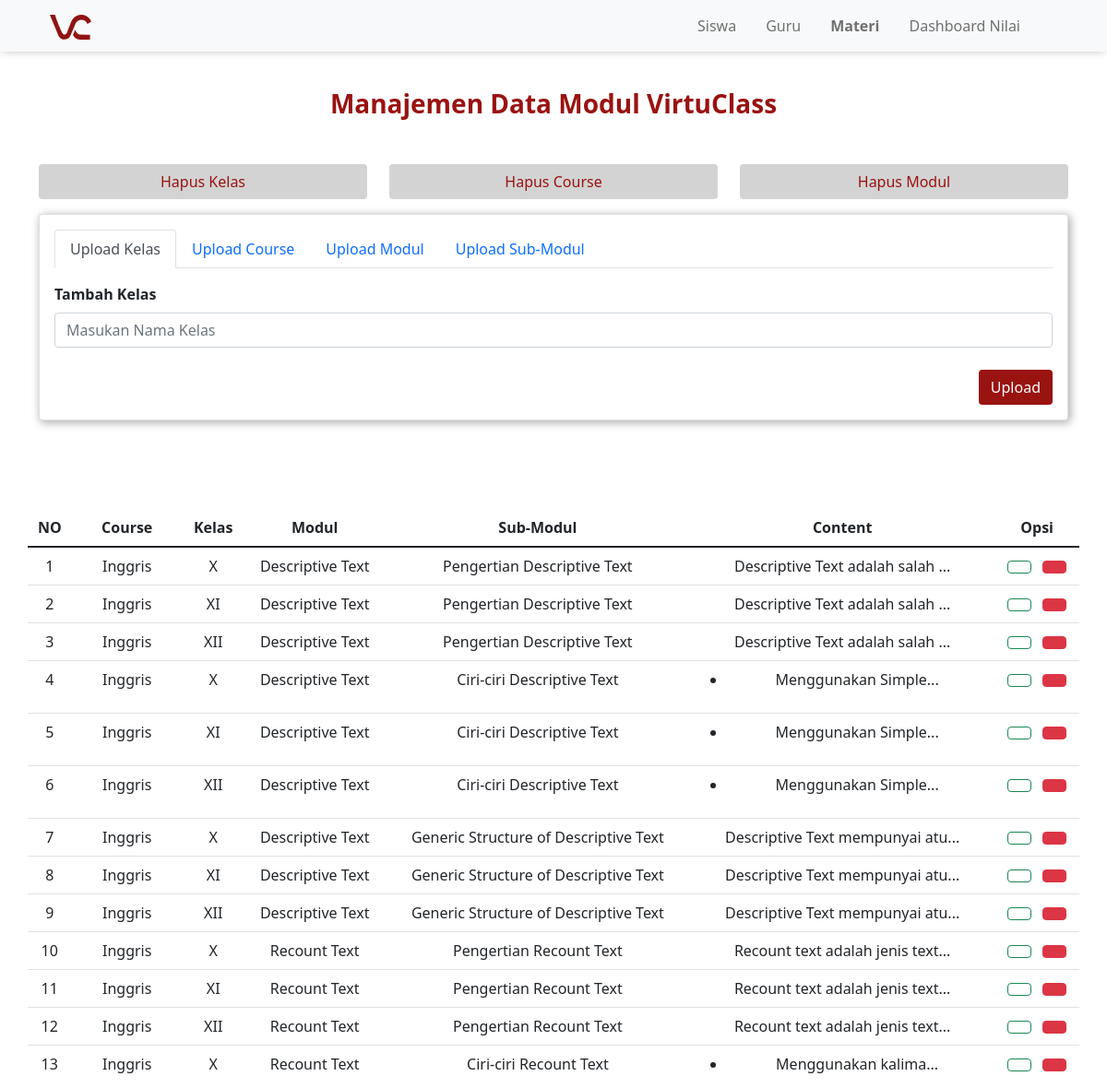
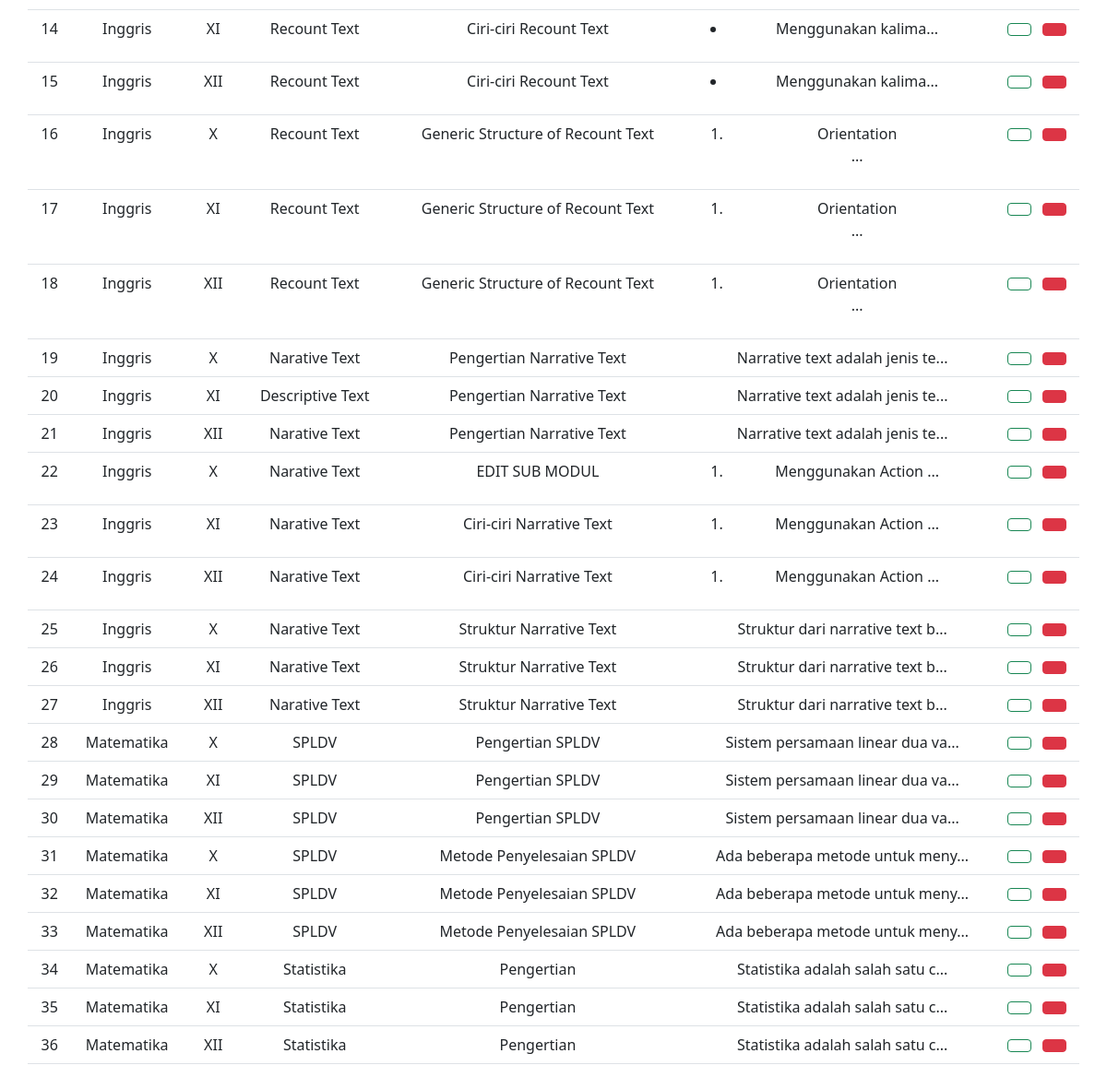
Screenshot of /admin/uploadMateri.php with the database file from the repository (2 pictures, top to bottom).
### tables this page shows
CREATE TABLE `submodul` (
  `id_submodul` int(11) NOT NULL,
  `judul_content` varchar(255) NOT NULL,
  `content` text NOT NULL,
  `id_modul` int(11) NOT NULL
);

CREATE TABLE `course` (
  `id_course` int(11) NOT NULL,
  `nama_course` varchar(100) NOT NULL,
  `url_bg` varchar(255) NOT NULL,
  `desc_course` varchar(255) NOT NULL,
  `id_kelas` int(11) NOT NULL
);

CREATE TABLE `kelas` (
  `id_kelas` int(11) NOT NULL,
  `nama_kelas` varchar(50) NOT NULL
);

CREATE TABLE `modul` (
  `id_modul` int(11) NOT NULL,
  `nama_modul` varchar(255) NOT NULL,
  `id_course` int(11) NOT NULL
);

### admin/uploadMateri.php (the view, shortened to what this page needs)
<?php
	include '../assets/php/function.php';
	$list_data = mysqli_query($conn, 'select judul_content, content, nama_modul, nama_course, nama_kelas, id_submodul from submodul a join modul b on a.id_modul = b.id_modul join course c on b.id_course = c.id_course join kelas d on c.id_kelas = d.id_kelas;');
?>
<!doctype html>
<html lang="en">
<head>
	<link rel="stylesheet" href="../assets/css/style.css">
	<link href="https://cdn.jsdelivr.net/npm/bootstrap@5.1.3/dist/css/bootstrap.min.css" rel="stylesheet">
</head>
<body>
	<nav class="navbar navbar-expand-lg navbar-light bg-light fixed-top" style="box-shadow: 0px 0px 10px -2px rgba(0,0,0,0.35);">
		<div class="container ps-4 pe-4">
			<a class="navbar-brand" href="#">
                <img src="../assets/img/virtuclass_logo.svg" width="15%" alt="virtuclass-logo">
            </a>
			<div class="collapse navbar-collapse" id="navbarNav">
				<ul class="navbar-nav ms-auto">
                    <li class="nav-item">
						<a class="nav-link" href="admin.php">Siswa&emsp;</a>
					</li>
					<li class="nav-item">
						<a class="nav-link" href="mgmt_guru.php">Guru&emsp;</a>
					</li>
					<li class="nav-item">
						<a class="nav-link" href="uploadMateri.php"><b>Materi</b>&emsp;</a>
					</li>
					<li class="nav-item">
						<a class="nav-link" href="Dashboard.php">Dashboard Nilai&emsp;</a>
					</li>
					<li class="nav-item">
						<a class="nav-link" href="../logout.php"><span class="iconify-inline" data-icon="carbon:logout"></span></a>
					</li>
				</ul>
			</div>
		</div>
	</nav>
	<br><br>
    <div class="container mt-5 mb-5">
		<h3 class="text-center mt-3 mb-5" style="color: #991311">
			<b>
				Manajemen Data Modul VirtuClass
			</b>
		</h3>
		<div class="row mb-3">
			<div class="col-4">
				<button type="button" class="btn" data-bs-toggle="modal" data-bs-target="#exampleModal1" style="width: 100%; background-color: lightgrey; color: #991311">
					Hapus Kelas
				</button>
			</div>
			<div class="col-4">
				<button type="button" class="btn" data-bs-toggle="modal" data-bs-target="#exampleModal2" style="width: 100%; background-color: lightgrey; color: #991311">
					Hapus Course
				</button>
			</div>
			<div class="col-4">
				<button type="button" class="btn" data-bs-toggle="modal" data-bs-target="#exampleModal3" style="width: 100%; background-color: lightgrey; color: #991311">
					Hapus Modul
				</button>
			</div>
		</div>
		<div class="card mb-5 mt-3" style="box-shadow: 2px 2px 10px 1px rgba(0,0,0,0.30);">
			<div class="card-body" style="width: 100%;">
				<nav>
					<div class="nav nav-tabs" id="nav-tab" role="tablist">
						<button class="nav-link active" id="nav-kelas-tab" data-bs-toggle="tab" data-bs-target="#nav-kelas" type="button" role="tab" aria-controls="nav-kelas" aria-selected="true">Upload Kelas</button>
						<button class="nav-link" id="nav-course-tab" data-bs-toggle="tab" data-bs-target="#nav-course" type="button" role="tab" aria-controls="nav-course" aria-selected="false">Upload Course</button>
						<button class="nav-link" id="nav-modul-tab" data-bs-toggle="tab" data-bs-target="#nav-modul" type="button" role="tab" aria-controls="nav-modul" aria-selected="false">Upload Modul</button>
						<button class="nav-link" id="nav-submodul-tab" data-bs-toggle="tab" data-bs-target="#nav-submodul" type="button" role="tab" aria-controls="nav-submodul" aria-selected="false">Upload Sub-Modul</button>
					</div>
				</nav>
				<div class="tab-content" id="nav-tabContent">
					<div class="tab-pane fade show active" id="nav-kelas" role="tabpanel" aria-labelledby="nav-kelas-tab">
						<form action="" method="post">
							<label class="mt-3 mb-2"><b>Tambah Kelas</b></label>
							<div class="input-group">
								<input type="text" class="form-control" name="nama_kelas" placeholder="Masukan Nama Kelas" required>
							</div>
							<button type="submit" name="upload_kelas" class="btn mt-4" style="float: right; background-color: #991311; color: white;" >Upload</button>
						</form>
					</div>
				</div>
			</div>
		</div>
		<br><br>
		<div class="row">
			<table class="table">
				<thead>
					<tr style="font-weight: bold; text-align:center;">
						<td>
							NO
						</td>
						<td>
							Course
						</td>
						<td>
							Kelas
						</td>
						<td>
							Modul
						</td>
						<td>
							Sub-Modul
						</td>
						<td>
							Content
						</td>
						<td>
							Opsi
						</td>
					</tr>
				</thead>
				<tbody style="text-align:center">
					<?php $no = 1; ?>
					<?php foreach ($list_data as $list) { ?>
						<tr>
							<td>
								<?=$no;?>
							</td>
							<td>
								<?=$list['nama_course']?>
							</td>
							<td>
								<?=$list['nama_kelas']?>
							</td>
							<td>
								<?=$list['nama_modul']?>
							</td>
							<td>
								<?=$list['judul_content']?>
							</td>
							<td>
								<?= substr_replace($list['content'], "...", 30);?>
							</td>
							<td>
								<a href="detail.php?id_submodul=<?php echo $list['id_submodul']; ?>" class="btn btn-outline-success" data-bs-toggle="modal" data-bs-target="#exampleModal4-<?php echo $list['id_submodul']; ?>"></a>
								<a href="hapus_submodul.php?id_submodul=<?= $list['id_submodul']; ?>" class="btn btn-danger"><span class="iconify-inline" data-icon="fluent:delete-20-regular" style="color: white;"></span></a>
							</td>
						</tr>
					<?php $no++ ?>
					<?php } ?>
				</tbody>
			</table>
		</div>
    </div>
</body>
</html>

### assets/css/style.css (style rules this page uses)
body { margin: 0; padding: 0; box-sizing: border-box; font-family: 'Poppins', sans-serif; font-size: 15px; }
a { text-decoration: none; }

### rows the page displays
submodul: course.nama_course "Inggris", kelas.nama_kelas "X", id_modul.nama_modul "Descriptive Text", judul_content "Pengertian Descriptive Text", content "Descriptive Text adalah salah ..."
submodul: course.nama_course "Inggris", kelas.nama_kelas "XI", id_modul.nama_modul "Descriptive Text", judul_content "Pengertian Descriptive Text", content "Descriptive Text adalah salah ..."
submodul: course.nama_course "Inggris", kelas.nama_kelas "XII", id_modul.nama_modul "Descriptive Text", judul_content "Pengertian Descriptive Text", content "Descriptive Text adalah salah ..."
submodul: course.nama_course "Inggris", kelas.nama_kelas "X", id_modul.nama_modul "Descriptive Text", judul_content "Ciri-ciri Descriptive Text", content "Menggunakan Simple..."
submodul: course.nama_course "Inggris", kelas.nama_kelas "XI", id_modul.nama_modul "Descriptive Text", judul_content "Ciri-ciri Descriptive Text", content "Menggunakan Simple..."
submodul: course.nama_course "Inggris", kelas.nama_kelas "XII", id_modul.nama_modul "Descriptive Text", judul_content "Ciri-ciri Descriptive Text", content "Menggunakan Simple..."
submodul: course.nama_course "Inggris", kelas.nama_kelas "X", id_modul.nama_modul "Descriptive Text", judul_content "Generic Structure of Descriptive Text", content "Descriptive Text mempunyai atu..."
submodul: course.nama_course "Inggris", kelas.nama_kelas "XI", id_modul.nama_modul "Descriptive Text", judul_content "Generic Structure of Descriptive Text", content "Descriptive Text mempunyai atu..."
submodul: course.nama_course "Inggris", kelas.nama_kelas "XII", id_modul.nama_modul "Descriptive Text", judul_content "Generic Structure of Descriptive Text", content "Descriptive Text mempunyai atu..."
submodul: course.nama_course "Inggris", kelas.nama_kelas "X", id_modul.nama_modul "Recount Text", judul_content "Pengertian Recount Text", content "Recount text adalah jenis text..."
submodul: course.nama_course "Inggris", kelas.nama_kelas "XI", id_modul.nama_modul "Recount Text", judul_content "Pengertian Recount Text", content "Recount text adalah jenis text..."
submodul: course.nama_course "Inggris", kelas.nama_kelas "XII", id_modul.nama_modul "Recount Text", judul_content "Pengertian Recount Text", content "Recount text adalah jenis text..."
submodul: course.nama_course "Inggris", kelas.nama_kelas "X", id_modul.nama_modul "Recount Text", judul_content "Ciri-ciri Recount Text", content "Menggunakan kalima..."
submodul: course.nama_course "Inggris", kelas.nama_kelas "XI", id_modul.nama_modul "Recount Text", judul_content "Ciri-ciri Recount Text", content "Menggunakan kalima..."
submodul: course.nama_course "Inggris", kelas.nama_kelas "XII", id_modul.nama_modul "Recount Text", judul_content "Ciri-ciri Recount Text", content "Menggunakan kalima..."
submodul: course.nama_course "Inggris", kelas.nama_kelas "X", id_modul.nama_modul "Recount Text", judul_content "Generic Structure of Recount Text", content "Orientation ..."
submodul: course.nama_course "Inggris", kelas.nama_kelas "XI", id_modul.nama_modul "Recount Text", judul_content "Generic Structure of Recount Text", content "Orientation ..."
submodul: course.nama_course "Inggris", kelas.nama_kelas "XII", id_modul.nama_modul "Recount Text", judul_content "Generic Structure of Recount Text", content "Orientation ..."
submodul: course.nama_course "Inggris", kelas.nama_kelas "X", id_modul.nama_modul "Narative Text", judul_content "Pengertian Narrative Text", content "Narrative text adalah jenis te..."
submodul: course.nama_course "Inggris", kelas.nama_kelas "XI", id_modul.nama_modul "Descriptive Text", judul_content "Pengertian Narrative Text", content "Narrative text adalah jenis te..."
submodul: course.nama_course "Inggris", kelas.nama_kelas "XII", id_modul.nama_modul "Narative Text", judul_content "Pengertian Narrative Text", content "Narrative text adalah jenis te..."
submodul: course.nama_course "Inggris", kelas.nama_kelas "X", id_modul.nama_modul "Narative Text", judul_content "EDIT SUB MODUL", content "Menggunakan Action ..."
submodul: course.nama_course "Inggris", kelas.nama_kelas "XI", id_modul.nama_modul "Narative Text", judul_content "Ciri-ciri Narrative Text", content "Menggunakan Action ..."
submodul: course.nama_course "Inggris", kelas.nama_kelas "XII", id_modul.nama_modul "Narative Text", judul_content "Ciri-ciri Narrative Text", content "Menggunakan Action ..."
submodul: course.nama_course "Inggris", kelas.nama_kelas "X", id_modul.nama_modul "Narative Text", judul_content "Struktur Narrative Text", content "Struktur dari narrative text b..."
submodul: course.nama_course "Inggris", kelas.nama_kelas "XI", id_modul.nama_modul "Narative Text", judul_content "Struktur Narrative Text", content "Struktur dari narrative text b..."
submodul: course.nama_course "Inggris", kelas.nama_kelas "XII", id_modul.nama_modul "Narative Text", judul_content "Struktur Narrative Text", content "Struktur dari narrative text b..."
submodul: course.nama_course "Matematika", kelas.nama_kelas "X", id_modul.nama_modul "SPLDV", judul_content "Pengertian SPLDV", content "Sistem persamaan linear dua va..."
submodul: course.nama_course "Matematika", kelas.nama_kelas "XI", id_modul.nama_modul "SPLDV", judul_content "Pengertian SPLDV", content "Sistem persamaan linear dua va..."
submodul: course.nama_course "Matematika", kelas.nama_kelas "XII", id_modul.nama_modul "SPLDV", judul_content "Pengertian SPLDV", content "Sistem persamaan linear dua va..."
submodul: course.nama_course "Matematika", kelas.nama_kelas "X", id_modul.nama_modul "SPLDV", judul_content "Metode Penyelesaian SPLDV", content "Ada beberapa metode untuk meny..."
submodul: course.nama_course "Matematika", kelas.nama_kelas "XI", id_modul.nama_modul "SPLDV", judul_content "Metode Penyelesaian SPLDV", content "Ada beberapa metode untuk meny..."
submodul: course.nama_course "Matematika", kelas.nama_kelas "XII", id_modul.nama_modul "SPLDV", judul_content "Metode Penyelesaian SPLDV", content "Ada beberapa metode untuk meny..."
submodul: course.nama_course "Matematika", kelas.nama_kelas "X", id_modul.nama_modul "Statistika", judul_content "Pengertian", content "Statistika adalah salah satu c..."
submodul: course.nama_course "Matematika", kelas.nama_kelas "XI", id_modul.nama_modul "Statistika", judul_content "Pengertian", content "Statistika adalah salah satu c..."
submodul: course.nama_course "Matematika", kelas.nama_kelas "XII", id_modul.nama_modul "Statistika", judul_content "Pengertian", content "Statistika adalah salah satu c..."
